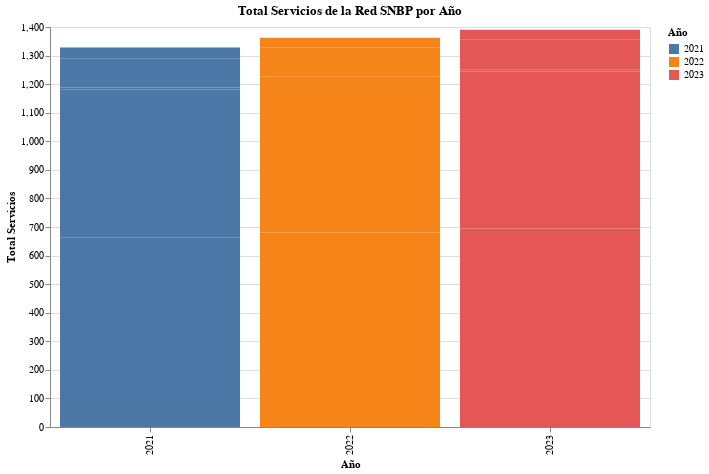

Notebook source saved alongside this figure:
### Code cell
import altair as alt
import pandas as pd

df_melted = pd.melt(df2, id_vars=[], value_vars=['2021', '2022', '2023'],
                    var_name='Año', value_name='Total Servicios de la Red SNBP')


selection = alt.selection_interval()

alt.Chart(df_melted).mark_bar().encode(
    x=alt.X('Año:O', title='Año'),
    y=alt.Y('Total Servicios de la Red SNBP:Q', title='Total Servicios'),
    color=alt.condition(selection, 'Año:N', alt.value('lightgray')),
    tooltip=['Año', 'Total Servicios de la Red SNBP']
).add_selection(
    selection
).properties(
    title='Total Servicios de la Red SNBP por Año',
    width=600,
    height=400
).interactive()

### Figure 1 — Vega-Lite specification as saved in the notebook (floating-point values rounded to 4 significant figures)
{"config": {"view": {"continuousWidth": 400, "continuousHeight": 300}}, "data": {"name": "data-e9ce9798f054c988e66098fd24a3c265"}, "mark": "bar", "encoding": {"color": {"condition": {"field": "Año", "type": "nominal", "selection": "selector009"}, "value": "lightgray"}, "tooltip": [{"field": "Año", "type": "nominal"}, {"field": "Total Servicios de la Red SNBP", "type": "nominal"}], "x": {"field": "Año", "title": "Año", "type": "ordinal"}, "y": {"field": "Total Servicios de la Red SNBP", "title": "Total Servicios", "type": "quantitative"}}, "height": 400, "selection": {"selector009": {"type": "interval"}, "selector010": {"type": "interval", "bind": "scales", "encodings": ["x", "y"]}}, "title": "Total Servicios de la Red SNBP por Año", "width": 600, "$schema": "https://vega.github.io/schema/vega-lite/v4.17.0.json", "datasets": {"data-e9ce9798f054c988e66098fd24a3c265": [{"Año": "2021", "Total Servicios de la Red SNBP": "664"}, {"Año": "2021", "Total Servicios de la Red SNBP": "516"}, {"Año": "2021", "Total Servicios de la Red SNBP": "8"}, {"Año": "2021", "Total Servicios de la Red SNBP": "101"}, {"Año": "2021", "Total Servicios de la Red SNBP": "39"}, {"Año": "2021", "Total Servicios de la Red SNBP": "95%"}, {"Año": "2022", "Total Servicios de la Red SNBP": "681"}, {"Año": "2022", "Total Servicios de la Red SNBP": "537"}, {"Año": "2022", "Total Servicios de la Red SNBP": "8"}, {"Año": "2022", "Total Servicios de la Red SNBP": "103"}, {"Año": "2022", "Total Servicios de la Red SNBP": "33"}, {"Año": "2022", "Total Servicios de la Red SNBP": "96%"}, {"Año": "2023", "Total Servicios de la Red SNBP": "695"}, {"Año": "2023", "Total Servicios de la Red SNBP": "548"}, {"Año": "2023", "Total Servicios de la Red SNBP": "7"}, {"Año": "2023", "Total Servicios de la Red SNBP": "107"}, {"Año": "2023", "Total Servicios de la Red SNBP": "33"}, {"Año": "2023", "Total Servicios de la Red SNBP": "97%"}]}}
